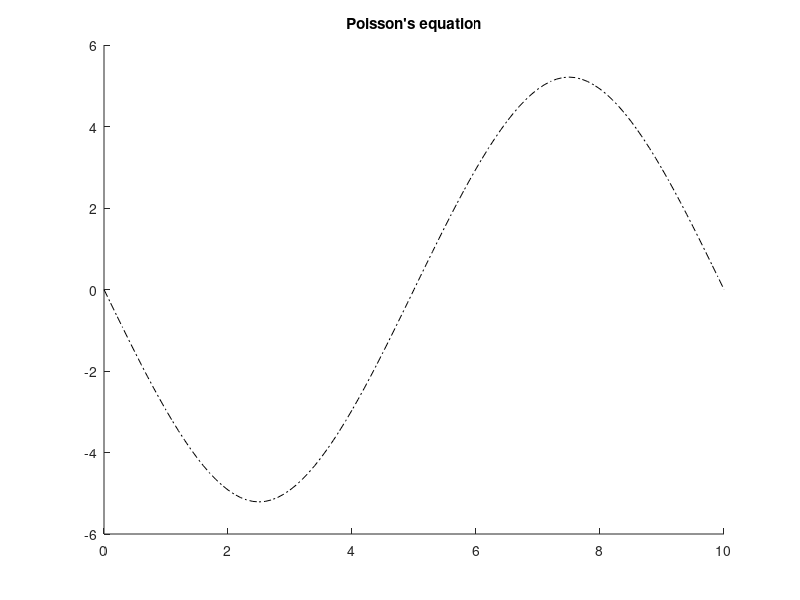

Write MATLAB code to recreate this figure.
function set1()
% Set 1 ----------------------------------------------
% Linear Systems
% Numerical solutions of Poisson's equation

% As discussed in class on 3/10-11, Solving the equation ultimately leaves
% us solving a linear system of the form Ax = b
% For this problem, solve this system instead on the line,
% which simplifies the equation to

% d2p(x)/d2x = r(x)

% Solve this equation for x in [0,10] with

dx = 0.1;
x = 0:dx:10;

% And subject to boundary condition:
r = @(x)( (x >= 0   && x < 2.5).*x + ...
          (x >= 2.5 && x < 7.5).*(5-x) + ...
          (x >= 7.5 && x <= 10 ).*(x-10) );

x_b = dx:dx:10-dx;

b = arrayfun(r,(x_b'))*(dx^2);

% This type of boundary condition, where the function value is
% specified on the boundary, is called a Dirichlet boundary condition.

% Recall, this generates a large system of equations
% at each point on the line of the form

% p_(x-1) - 2 * p_i + p_(i+1) = p_i ( del(x)^2

% Which is valid at each internal grid point.
% Building the Matrix A can be done in a fairly automated fashion
% with the 'diag function in MATLAB

A = diag(ones(1,98),1) + diag(-2*ones(1,99)) + diag(ones(1,98),-1);

p = A\b;

% Name your solution vector
Final1 = [0;p;0];

scrsz = get(groot,'ScreenSize');
% close all;

% and plot its value vs
figure ('Name','Set 1','NumberTitle','off',...
    'OuterPosition', [1 scrsz(4)/2 scrsz(3)/2 scrsz(4)/3]);
hold on;
title('Poisson''s equation');
plot (x, Final1,'-.k');
hold off;

end
